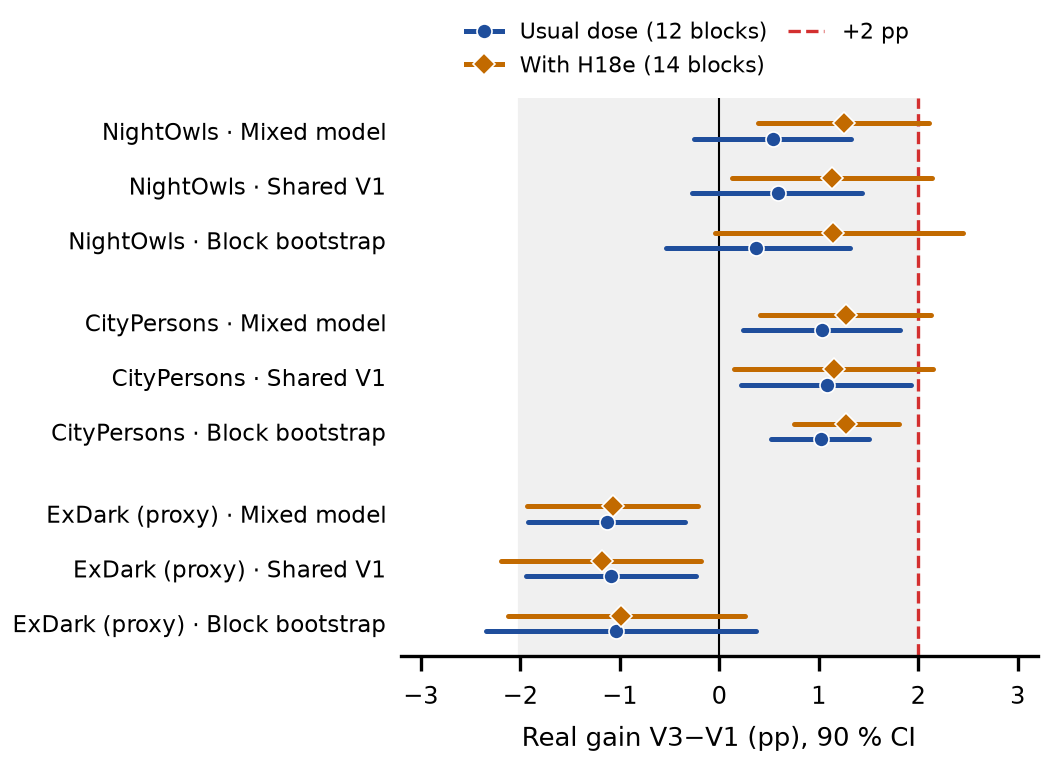

Recreate this plot in Python.
"""Figura de bosque del short paper (revisión del 10/11/2026, obs. 1 y 4): estimación global V3 - V1 por fuente con IC del
90 % (TOST, margen +-2 pp) en tres especificaciones (modelo mixto del texto, con V1 compartidas y bootstrap de bloques),
con la dosis habitual (azul, círculo) y con los bloques de dosis H18e (naranja, rombo). Lee
informes/analisis_final/revision_10nov.json (informes/revision_10nov.py).
Uso: python fig_bosque.py [es]   (es: etiquetas en español -> fig_bosque_es.png)"""
import json
import os
import sys

import matplotlib
matplotlib.use("Agg")
import matplotlib.pyplot as plt
from matplotlib.lines import Line2D

ES = len(sys.argv) > 1 and sys.argv[1] == "es"
AQUI = os.path.dirname(os.path.abspath(__file__))
d = json.load(open(os.path.join(os.path.dirname(AQUI), "informes", "analisis_final", "revision_10nov.json"), encoding="utf-8"))
FUENTES = [("NO", "NightOwls"), ("CP", "CityPersons heavy"), ("EX", "ExDark (indicador)" if ES else "ExDark (proxy)")]
ESPEC = [("mixto_original", "Modelo mixto" if ES else "Mixed model"),
         ("mixto_V1_compartida", "V1 compartidas" if ES else "Shared V1"),
         ("bootstrap_bloques", "Bootstrap de bloques" if ES else "Block bootstrap")]
CORTO = {"NO": "NightOwls", "CP": "CityPersons", "EX": "ExDark (ind.)" if ES else "ExDark (proxy)"}
CONJ = [("dosis_habitual", "#1f4e9c", "o", "Dosis habitual (12 bloques)" if ES else "Usual dose (12 blocks)", -0.14),
        ("con_H18e", "#c26a00", "D", "Con H18e (14 bloques)" if ES else "With H18e (14 blocks)", 0.14)]

fig, ax = plt.subplots(figsize=(3.5, 2.55), dpi=300)
ax.axvspan(-2, 2, color="#f0f0f0", zorder=0)
ax.axvline(0, color="black", lw=0.5, zorder=1)
ax.axvline(2, color="#d32f2f", ls="--", lw=0.8, zorder=1)
etiquetas, y = [], 0
for f, nom in FUENTES:
    for clave, enom in ESPEC:
        for conj, color, marca, _, dy in CONJ:
            r = d[conj][clave][f]
            est = r.get("est", r.get("media"))
            lo, hi = r["IC90"]
            ax.plot([lo, hi], [y + dy, y + dy], color=color, lw=1.2, solid_capstyle="round", zorder=2)
            ax.plot(est, y + dy, marker=marca, color=color, ms=3.6, mec="white", mew=0.4, zorder=3)
        etiquetas.append((y, "%s · %s" % (CORTO[f], enom)))
        y -= 1
    y -= 0.5
ax.set_yticks([p for p, _ in etiquetas])
ax.set_yticklabels([t for _, t in etiquetas], fontsize=5.6)
ax.set_xlabel(("Ganancia real V3$-$V1 (pp), IC del 90 %" if ES else "Real gain V3$-$V1 (pp), 90 % CI"), fontsize=6.2)
ax.tick_params(axis="x", labelsize=5.8)
ax.tick_params(axis="y", length=0)
ax.set_xlim(-3.2, 3.2)
for s in ("top", "right", "left"):
    ax.spines[s].set_visible(False)
mano = [Line2D([], [], color=c, marker=m, lw=1.2, ms=3.6, mec="white", mew=0.4, label=t) for _, c, m, t, _ in CONJ] + \
       [Line2D([], [], color="#d32f2f", ls="--", lw=0.8, label="+2 pp")]
ax.legend(handles=mano, fontsize=5.4, loc="lower center", bbox_to_anchor=(0.45, 1.0), ncol=2, frameon=False,
          handlelength=1.6, columnspacing=0.9)
fig.tight_layout(pad=0.3)
fig.savefig(os.path.join(AQUI, "fig_bosque%s.png" % ("_es" if ES else "")))
print("ok")
